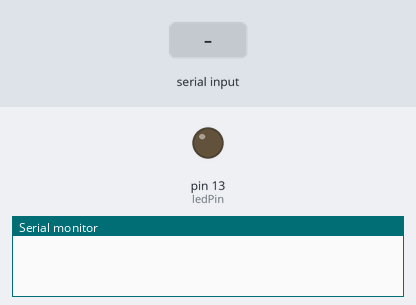
Bench run of a sketch on a simulated Arduino Uno, built with avr-gcc and run on an emulated ATmega328P. Parts: output pins drawn as LEDs (lit = HIGH), the last lines printed to the serial monitor. The inputs (shaded band) are chosen by the test bench.

Above: at 1.8 s.
1.9 s: "C" received over Serial
At 2.6 s:
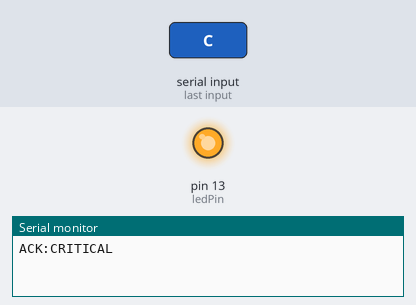
3.4 s: "N" received over Serial
At 3.8 s:
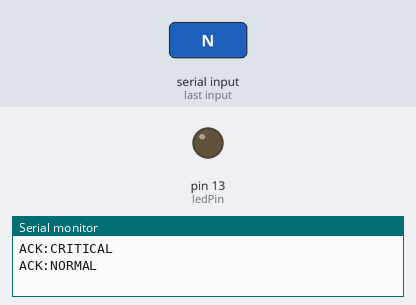
Timing chart, 0 to 6.4 s (numbered marks = the images above; inputs shaded):
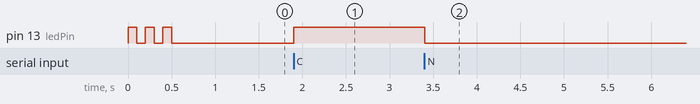

Measured:
- after the input at 1.9 s, pin 13 (ledPin): LOW → HIGH at once
- after the input at 3.4 s, pin 13 (ledPin): HIGH → LOW at once

The sketch:

arduino_led.ino
```cpp
/*
  arduino_led.ino — Jvalyx CRITICAL alert indicator

  Listens on Serial (9600 baud) for single-char commands:
    'C' → CRITICAL: turn on built-in LED (pin 13)
    'N' → NORMAL/reset: turn off LED

  No external components needed — uses the built-in LED on pin 13.
  Upload via Arduino IDE to any Uno / Nano / Mega board.
*/

const int ledPin = LED_BUILTIN;  // pin 13 on Uno/Nano

void setup() {
  Serial.begin(9600);
  pinMode(ledPin, OUTPUT);
  digitalWrite(ledPin, LOW);

  // Startup blink to confirm the board is ready
  for (int i = 0; i < 3; i++) {
    digitalWrite(ledPin, HIGH);
    delay(100);
    digitalWrite(ledPin, LOW);
    delay(100);
  }
}

void loop() {
  if (Serial.available() > 0) {
    char cmd = Serial.read();

    if (cmd == 'C') {
      // CRITICAL — light up
      digitalWrite(ledPin, HIGH);
      Serial.println("ACK:CRITICAL");
    }
    else if (cmd == 'N') {
      // Back to normal — off
      digitalWrite(ledPin, LOW);
      Serial.println("ACK:NORMAL");
    }
  }
}
```
